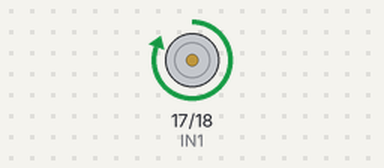
The program below on a simulated Raspberry Pi (BCM pin numbers). On the bench: motor-driver pin pairs drawn as motors (green arrow = first pin HIGH = forward, orange = second pin HIGH = backward, longer = more drive, scaled by the enable pin). What the program prints to the terminal is not drawn.

Above: at 0.1 s.
At 12.1 s:
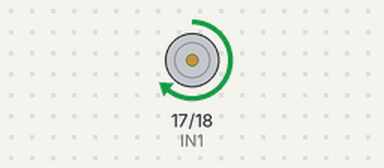
At 18.1 s:
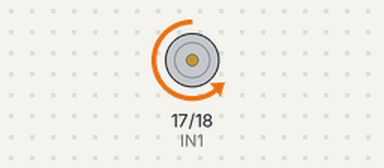
At 30.1 s:
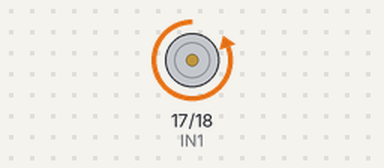
Timing chart, 0 to 37.5 s (numbered marks = the images above):
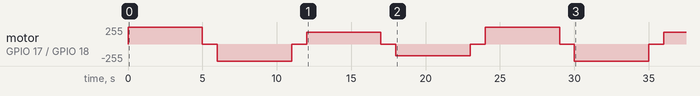

The program:

motor_test.py
```python
#!/usr/bin/python

import RPi.GPIO as GPIO
import time

# 设置GPIO模式（BCM编号）
GPIO.setmode(GPIO.BCM)

# 定义引脚
IN1 = 17  # 方向控制1
IN2 = 18  # 方向控制2
EN1 = 22  # PWM调速（使能端）

# 初始化GPIO
GPIO.setup(IN1, GPIO.OUT)
GPIO.setup(IN2, GPIO.OUT)
GPIO.setup(EN1, GPIO.OUT)

# 创建PWM对象（频率1kHz）
pwm = GPIO.PWM(EN1, 1000)
pwm.start(50)  # 初始占空比50%

def motor_forward():
    """正转"""
    GPIO.output(IN1, True)
    GPIO.output(IN2, False)
    print("电机正转")

def motor_backward():
    """反转"""
    GPIO.output(IN1, False)
    GPIO.output(IN2, True)
    print("电机反转")

def motor_stop():
    """停止"""
    GPIO.output(IN1, False)
    GPIO.output(IN2, False)
    print("电机停止")

def set_speed(speed):
    """调速（0-100）"""
    pwm.ChangeDutyCycle(speed)
    print(f"速度设置为 {speed}%")

# 测试流程
try:
    print("测试开始！按Ctrl+C停止")
    set_speed(80)   # 高速正转

    for i in range(0, 10):
        if i % 2 == 0:
            set_speed(100)
        else:
            set_speed(70)
        motor_forward()
        time.sleep(5)
        motor_stop()
        time.sleep(1)
        motor_backward()
        time.sleep(5)
        motor_stop()
        time.sleep(1)

    motor_stop()    # 停止

except KeyboardInterrupt:
    print("用户中断")

finally:
    pwm.stop()      # 清理PWM
    GPIO.cleanup()  # 重置GPIO
    print("GPIO已清理")
```

Measured:
- by itself, motor on GPIO 17 (IN1) / GPIO 18 (IN2): stopped → forward 255/255 at 0.00 s, → stopped 5.0 s later, → backward 255/255 1.0 s later, → stopped 5.0 s later, … (13 changes in this stretch)
